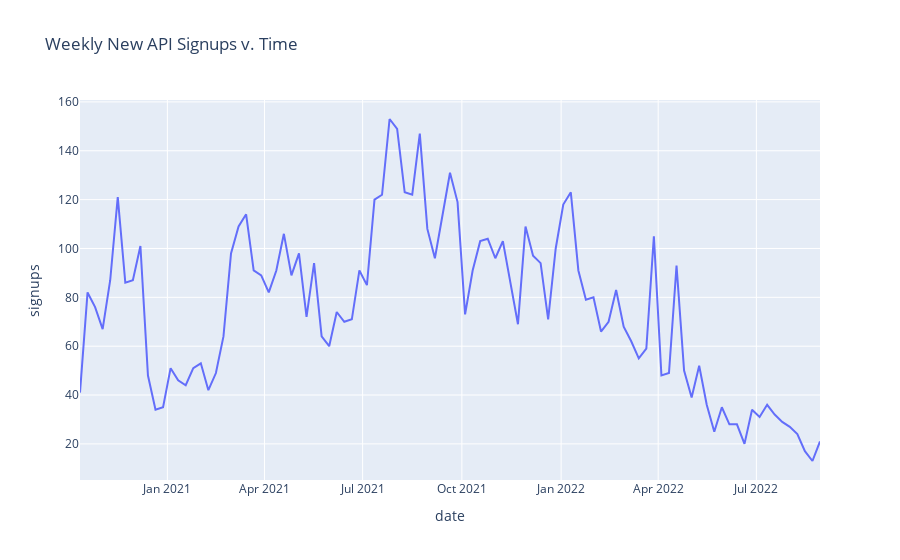

Notebook source saved alongside this figure:
### Code cell
fig = px.line(data, x="date", y="signups", title='Weekly New API Signups v. Time')
fig.show()

### Figure 1 — Plotly figure (JSON) as saved in the notebook; plotly's stock layout.template omitted (floating-point values rounded to 4 significant figures)
{"data": [{"hovertemplate": "date=%{x}<br>signups=%{y}<extra></extra>", "legendgroup": "", "line": {"color": "#636efa", "dash": "solid"}, "marker": {"symbol": "circle"}, "mode": "lines", "name": "", "orientation": "v", "showlegend": false, "type": "scatter", "x": ["2022-08-29", "2022-08-22", "2022-08-15", "2022-08-08", "2022-08-01", "2022-07-25", "2022-07-18", "2022-07-11", "2022-07-04", "2022-06-27", "2022-06-20", "2022-06-13", "2022-06-06", "2022-05-30", "2022-05-23", "2022-05-16", "2022-05-09", "2022-05-02", "2022-04-25", "2022-04-18", "2022-04-11", "2022-04-04", "2022-03-28", "2022-03-21", "2022-03-14", "2022-03-07", "2022-02-28", "2022-02-21", "2022-02-14", "2022-02-07", "2022-01-31", "2022-01-24", "2022-01-17", "2022-01-10", "2022-01-03", "2021-12-27", "2021-12-20", "2021-12-13", "2021-12-06", "2021-11-29", "2021-11-22", "2021-11-15", "2021-11-08", "2021-11-01", "2021-10-25", "2021-10-18", "2021-10-11", "2021-10-04", "2021-09-27", "2021-09-20", "2021-09-13", "2021-09-06", "2021-08-30", "2021-08-23", "2021-08-16", "2021-08-09", "2021-08-02", "2021-07-26", "2021-07-19", "2021-07-12", "2021-07-05", "2021-06-28", "2021-06-21", "2021-06-14", "2021-06-07", "2021-05-31", "2021-05-24", "2021-05-17", "2021-05-10", "2021-05-03", "2021-04-26", "2021-04-19", "2021-04-12", "2021-04-05", "2021-03-29", "2021-03-22", "2021-03-15", "2021-03-08", "2021-03-01", "2021-02-22", "2021-02-15", "2021-02-08", "2021-02-01", "2021-01-25", "2021-01-18", "2021-01-11", "2021-01-04", "2020-12-28", "2020-12-21", "2020-12-14", "2020-12-07", "2020-11-30", "2020-11-23", "2020-11-16", "2020-11-09", "2020-11-02", "2020-10-26", "2020-10-19", "2020-10-12"], "xaxis": "x", "y": [21, 13, 17, 24, 27, 29, 32, 36, 31, 34, 20, 28, 28, 35, 25, 36, 52, 39, 50, 93, 49, 48, 105, 59, 55, 62, 68, 83, 70, 66, 80, 79, 91, 123, 118, 100, 71, 94, 97, 109, 69, 86, 103, 96, 104, 103, 91, 73, 119, 131, 114, 96, 108, 147, 122, 123, 149, 153, 122, 120, 85, 91, 71, 70, 74, 60, 64, 94, 72, 98, 89, 106, 91, 82, 89, 91, 114, 109, 98, 64, 49, 42, 53, 51, 44, 46, 51, 35, 34, 48, 101, 87, 86, 121, 87, 67, 76, 82, 41], "yaxis": "y"}], "layout": {"legend": {"tracegroupgap": 0}, "title": {"text": "Weekly New API Signups v. Time"}, "xaxis": {"anchor": "y", "domain": [0, 1], "title": {"text": "date"}}, "yaxis": {"anchor": "x", "domain": [0, 1], "title": {"text": "signups"}}}}
